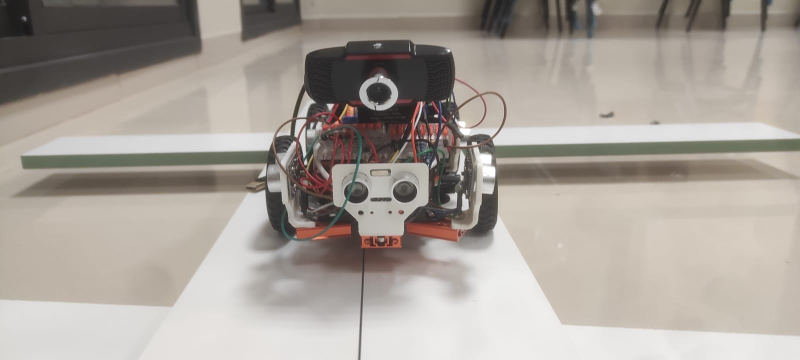
#> input picture Care_Image/WhatsApp Image 2022-09-29 at 19.53.23.jpeg, 1600 x 720 px, given in place of the camera (shown at 1/2 size)
$ python color.py
#> lines starting #> are read from the running program, lines starting #| are printed output that depends on the picture; after the words box and inside, x2 and y2 are one past the last pixel; in counts of white or black regions, pixels touching at a corner belong together
import cv2
import numpy as np
import argparse
import imutils


from pyimagesearch.shapedetector import ShapeDetector


cap = cv2.VideoCapture(0)

while True:
    _, frame = cap.read()
#> frame is the input picture: shape (720, 1600, 3); mean B, G, R 152.9, 160.3, 167.5
    hsv_frame = cv2.cvtColor(frame, cv2.COLOR_BGR2HSV)
#> hsv_frame: shape (720, 1600, 3); mean H, S, V 21.1, 25.5, 167.7
    result = frame.copy()

    ##### Red ####

    # lower boundary RED color range values; Hue (0 - 10)
    lower1 = np.array([0, 100, 20])
    upper1 = np.array([10, 255, 255])

    # upper boundary RED color range values; Hue (160 - 180)
    lower2 = np.array([160,100,20])
    upper2 = np.array([179,255,255])

    lower_mask = cv2.inRange(hsv_frame, lower1, upper1)
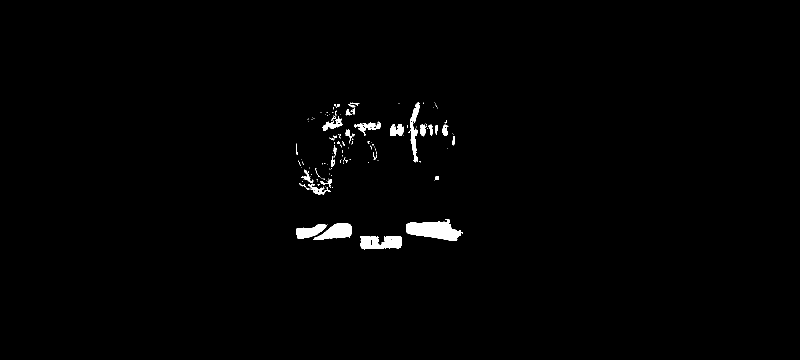
#> lower_mask: shape (720, 1600) (shown at 1/2 size); 1% white; 144 white regions (107 under 20 px), largest, box (x1, y1, x2, y2) and area: (813, 438, 915, 482) 2910, (720, 472, 804, 500) 1743, (626, 447, 704, 480) 1508
    upper_mask = cv2.inRange(hsv_frame, lower2, upper2)
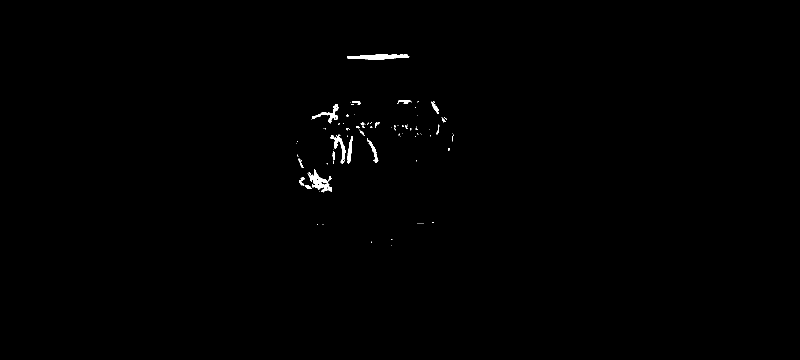
#> upper_mask: shape (720, 1600) (shown at 1/2 size); 0.38% white; 96 white regions (75 under 20 px), largest, box (x1, y1, x2, y2) and area: (694, 108, 819, 119) 900, (615, 339, 664, 385) 843, (661, 269, 691, 327) 486
    full_mask = lower_mask + upper_mask
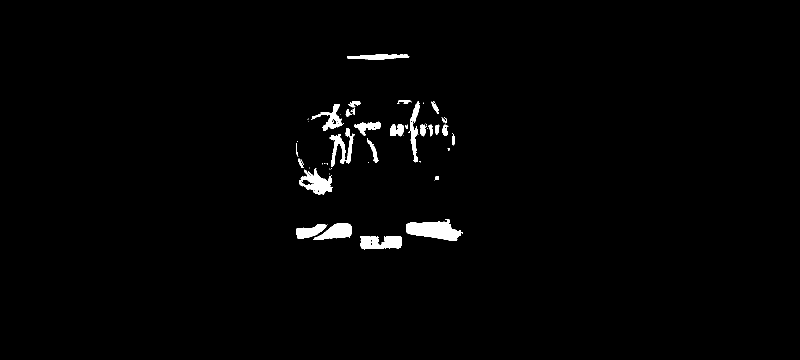
#> full_mask: shape (720, 1600) (shown at 1/2 size); 1.4% white; 64 white regions (35 under 20 px), largest, box (x1, y1, x2, y2) and area: (813, 438, 915, 482) 2921, (720, 472, 804, 500) 1752, (599, 336, 665, 390) 1710
    red = cv2.bitwise_and(result, result, mask=full_mask)


    # [17 lines of commented-out code are left out]
    low_green = np.array([79, 52, 60])
    high_green = np.array([159, 255, 255])
    green_mask = cv2.inRange(hsv_frame, low_green, high_green)
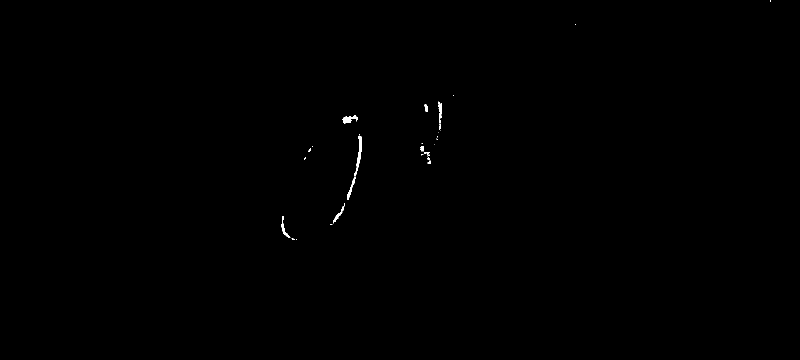
#> green_mask: shape (720, 1600) (shown at 1/2 size); 0.15% white; 30 white regions (18 under 20 px), largest, box (x1, y1, x2, y2) and area: (708, 271, 724, 353) 405, (685, 230, 715, 248) 267, (694, 354, 711, 400) 196
    green = cv2.bitwise_and(frame, frame, mask=green_mask)


        # [13 lines of commented-out code are left out]

    cv2.imshow("Frame", frame)
    shift = 20
    line1_y = (int(frame.shape[1]/3))-shift
#> line1_y = 513
    line2_y = (int(frame.shape[1]/3)*2)+shift
#> line2_y = 1086


    cv2.imshow("Red", red)
    cv2.imshow("Green", green)


    # Detection Red Screen
    # Red Screen Object Detection
    red_detect_screen = red
    resized = imutils.resize(red_detect_screen, width=300)
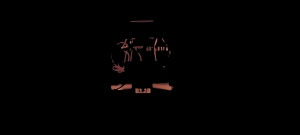
#> resized: shape (135, 300, 3); mean B, G, R 0.9, 1, 1.8
    ratio = red_detect_screen.shape[0] / float(resized.shape[0])
#> ratio = 5.33
    # convert the resized image to grayscale, blur it slightly,
    # and threshold it
    gray = cv2.cvtColor(resized, cv2.COLOR_BGR2GRAY)
    blurred = cv2.GaussianBlur(gray, (5, 5), 0)
    thresh = cv2.threshold(blurred, 60, 255, cv2.THRESH_BINARY)[1]
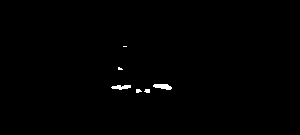
#> thresh: shape (135, 300); 0.5% white; 6 white regions (3 under 20 px)
    # find contours in the thresholded image and initialize the
    # shape detector
    r_cnts = cv2.findContours(thresh.copy(), cv2.RETR_EXTERNAL,cv2.CHAIN_APPROX_SIMPLE)
#> r_cnts = 6 contours, 4 with area under 20; largest, box (x1, y1, x2, y2) and area: (153, 84, 172, 90) 61, (111, 85, 131, 90) 46
    r_cnts = imutils.grab_contours(r_cnts)
#> (the run stopped early here; a loop or call above may not have finished)

$ run again, on Care_Image/WhatsApp Image 2022-09-29 at 19.53.25.jpeg
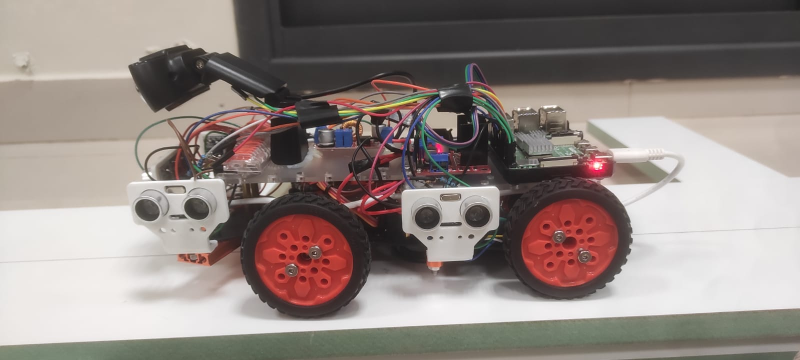
#> input picture Care_Image/WhatsApp Image 2022-09-29 at 19.53.25.jpeg, 1600 x 720 px, given in place of the camera (shown at 1/2 size)
#> frame is the input picture: shape (720, 1600, 3); mean B, G, R 128.5, 133, 144.3
#> hsv_frame: shape (720, 1600, 3); mean H, S, V 56.4, 33.9, 145.4
#> `lower_mask = cv2.inRange(hsv_frame, lower1, upper1)`:
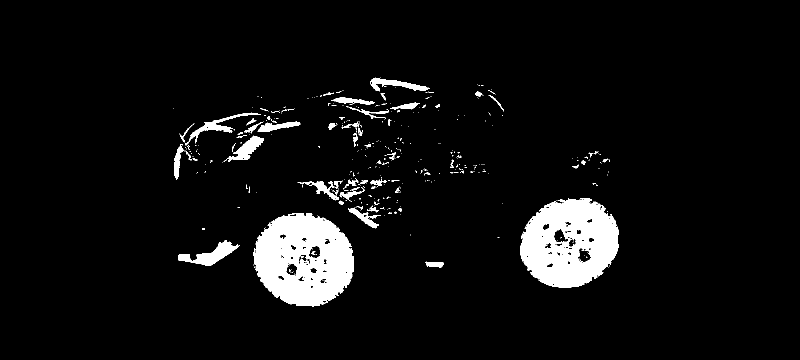
#> lower_mask: shape (720, 1600) (shown at 1/2 size); 5.8% white; 445 white regions (377 under 20 px), largest, box (x1, y1, x2, y2) and area: (507, 427, 708, 613) 26831, (1040, 396, 1237, 575) 24910, (357, 480, 479, 531) 2295
#> upper_mask: shape (720, 1600); 1.5% white; 434 white regions (334 under 20 px), largest, box (x1, y1, x2, y2) and area: (709, 202, 853, 449) 4942, (1133, 307, 1226, 377) 2833, (656, 341, 709, 408) 848
#> full_mask: shape (720, 1600); 7.4% white; 294 white regions (242 under 20 px), largest, box (x1, y1, x2, y2) and area: (507, 426, 708, 615) 28783, (1040, 395, 1238, 575) 27018, (595, 195, 853, 457) 11691
#> green_mask: shape (720, 1600); 0.71% white; 81 white regions (57 under 20 px), largest, box (x1, y1, x2, y2) and area: (803, 192, 895, 378) 2213, (666, 256, 706, 295) 1289, (858, 303, 898, 345) 1103
#> `thresh = cv2.threshold(blurred, 60, 255, cv2.THRESH_BINARY)[1]`:
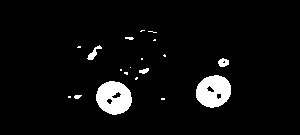
#> thresh: shape (135, 300); 5.1% white; 19 white regions (12 under 20 px)
#> r_cnts = 19 contours, 14 with area under 20; largest, box (x1, y1, x2, y2) and area: (96, 81, 132, 115) 892, (196, 75, 231, 108) 850, (218, 58, 229, 67) 60, (87, 45, 102, 60) 60, (139, 68, 149, 74) 27
